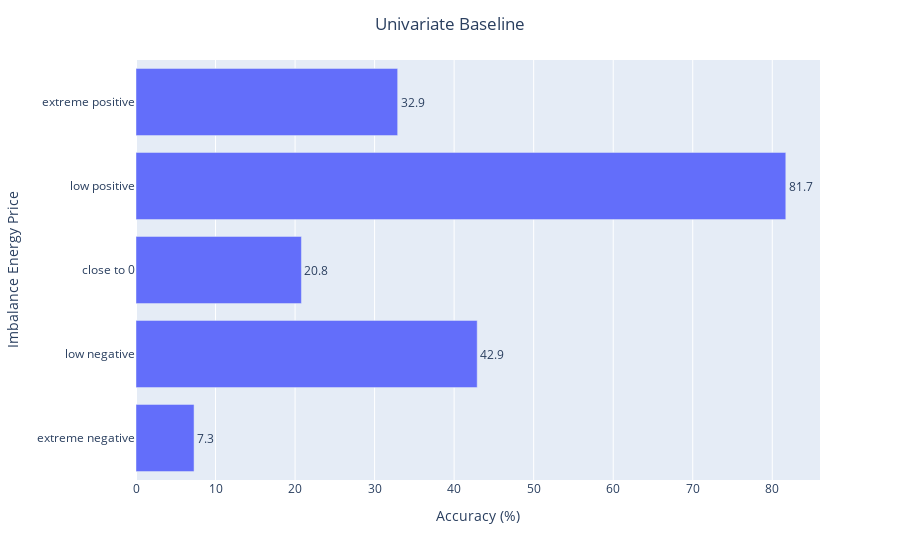

Here is the notebook cell this chart was saved with:
### Code cell
plot_classification(accuracy_1h_1f,'Univariate Baseline')

### Figure 1 — Plotly figure (JSON) as saved in the notebook; plotly's stock layout.template omitted (floating-point values rounded to 4 significant figures)
{"data": [{"alignmentgroup": "True", "hovertemplate": "Accuracy (%)=%{x}<br>Imbalance Energy Price=%{y}<br>text=%{text}<extra></extra>", "legendgroup": "", "marker": {"color": "#636efa", "pattern": {"shape": ""}}, "name": "", "offsetgroup": "", "orientation": "h", "showlegend": false, "text": [7.3, 42.9, 20.8, 81.7, 32.9], "textposition": "outside", "type": "bar", "x": [7.3, 42.9, 20.8, 81.7, 32.9], "xaxis": "x", "y": [0, 1, 2, 3, 4], "yaxis": "y"}], "layout": {"barmode": "relative", "legend": {"tracegroupgap": 0}, "margin": {"t": 60}, "title": {"text": "Univariate Baseline", "x": 0.5}, "xaxis": {"anchor": "y", "domain": [0, 1], "title": {"text": "Accuracy (%)"}}, "yaxis": {"anchor": "x", "domain": [0, 1], "tickmode": "array", "ticktext": ["extreme negative", "low negative", "close to 0", "low positive", "extreme positive"], "tickvals": [0, 1, 2, 3, 4], "title": {"text": "Imbalance Energy Price"}}}}
